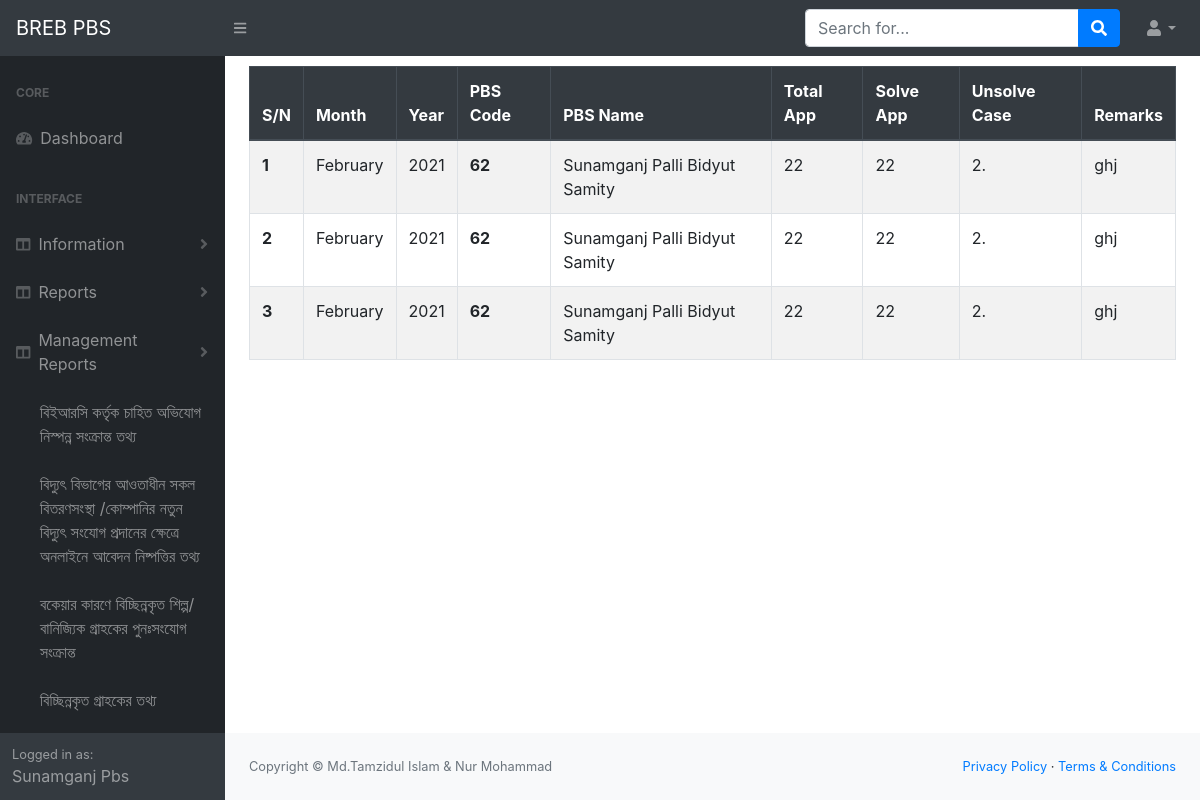
Screenshot of /my-new-con-info (signed in) with the database file from the repository.
### infoapp/models.py (models this page shows, shortened)
class NewOnlineConnection(models.Model):
    pbs_code=models.IntegerField(blank=True, null=True)
    management_code=models.IntegerField(blank=True,null=True)
    month=models.CharField(max_length=10, blank=True, null=True)
    year=models.CharField(max_length=10,blank=True, null=True)
    total_app=models.CharField(max_length=250, blank=True,null=True)
    total_solve_app=models.CharField(max_length=250, blank=True, null=True)
    cause_of_unsolve=models.TextField(max_length=250, blank=True, null=True)
    remark=models.TextField(max_length=250, blank=True, null=True)

class PbsInfo(models.Model):
    user=models.OneToOneField(User, on_delete=models.CASCADE)
    pbs_name=models.CharField(max_length=50)
    pbs_name_benglai=models.CharField(max_length=50)
    pbs_code=models.IntegerField(blank=True, null= True)
    management_code=models.IntegerField(blank=True, null=True)
    address=models.TextField(blank=True, null=True)
    mobile_no=models.TextField(blank=True , null=True)

### infoapp/views.py (the view)
# urls.py: path('my-new-con-info', views.my_new_con_info , name='my_new_con_info'),
def my_new_con_info(request):
    current_user=request.user
    user_id=current_user.id
    user_pbs_info=PbsInfo.objects.get(user__pk=user_id)
    pbs_code=user_pbs_info.pbs_code
    print(pbs_code)
    my_data=NewOnlineConnection.objects.filter(pbs_code=pbs_code)
    context={'my_data':my_data,'user_pbs_info':user_pbs_info}
    return render(request, 'my_new_con_info.html',context)

### templates/my_new_con_info.html
{% extends 'base.html'%}
{% block content %}
<div class="container">
    <div class="cow">
        <table class="table table-striped table-bordered" style="margin-top: 10px;">
            <thead class="thead-dark">
              <tr>
                <th scope="col">S/N</th>
                <th scope="col">Month</th>
                <th scope="col">Year</th>
                <th scope="col">PBS Code</th>
                <th scope="col">PBS Name</th>
                <th scope="col">Total App</th>
                <th scope="col">Solve App </th>
                <th scope="col">Unsolve Case</th>
                <th scope="col">Remarks</th>
              </tr>
            </thead>
            <tbody>
                {% for my_data in my_data%}
              <tr>
                <th>{{ forloop.counter }}</th>
                <td>{{ my_data.month }}</td>
                <td>{{ my_data.year }}</td>
                <th scope="row">{{ my_data.pbs_code }}</th>
                <td>{{ user_pbs_info.pbs_name }}</td>
                <td>{{ my_data.total_app }}</td>
                <td>{{ my_data.total_solve_app }}</td>
                <td>{{ my_data.cause_of_unsolve }}</td>
                <td>{{ my_data.remark }}</td>
              </tr>
              {% endfor %}
            </tbody>
        </table>
    </div>
</div>
{% endblock %}

### templates/base.html (shortened to what this page needs)
{% load static %}
<!DOCTYPE html>
<html lang="en">
    <head>
        <link href="{% static 'css/styles.css'%}" rel="stylesheet" />
        <link href="https://cdn.datatables.net/1.10.20/css/dataTables.bootstrap4.min.css" rel="stylesheet" />
    </head>
    <body class="sb-nav-fixed">
        <nav class="sb-topnav navbar navbar-expand navbar-dark bg-dark">
            <a class="navbar-brand" href="home_page.html">BREB PBS</a>
            <button class="btn btn-link btn-sm order-1 order-lg-0" id="sidebarToggle" href="#"><i class="fas fa-bars"></i></button>
            <form class="d-none d-md-inline-block form-inline ml-auto mr-0 mr-md-3 my-2 my-md-0">
                <div class="input-group">
                    <input class="form-control" type="text" placeholder="Search for..." aria-label="Search" aria-describedby="basic-addon2" />
                    <div class="input-group-append">
                        <button class="btn btn-primary" type="button"><i class="fas fa-search"></i></button>
                    </div>
                </div>
            </form>
            <ul class="navbar-nav ml-auto ml-md-0">
                <li class="nav-item dropdown">
                    <a class="nav-link dropdown-toggle" id="userDropdown" href="#" role="button" data-toggle="dropdown" aria-haspopup="true" aria-expanded="false"><i class="fas fa-user fa-fw"></i></a>
                </li>
            </ul>
        </nav>
        <div id="layoutSidenav">
            <div id="layoutSidenav_nav">
                <nav class="sb-sidenav accordion sb-sidenav-dark" id="sidenavAccordion">
                    <div class="sb-sidenav-menu">
                        <div class="nav">
                            <div class="sb-sidenav-menu-heading">Core</div>
                            <a class="nav-link" href="index.html">
                                <div class="sb-nav-link-icon"><i class="fas fa-tachometer-alt"></i></div>
                                Dashboard
                            </a>
                            <div class="sb-sidenav-menu-heading">Interface</div>
                            <a class="nav-link collapsed" href="#" data-toggle="collapse" data-target="#collapseLayouts" aria-expanded="false" aria-controls="collapseLayouts">
                                <div class="sb-nav-link-icon"><i class="fas fa-columns"></i></div>
                                Information
                                <div class="sb-sidenav-collapse-arrow"><i class="fas fa-angle-down"></i></div>
                            </a>
                            <a class="nav-link collapsed" href="#" data-toggle="collapse" data-target="#collapseLayoutss" aria-expanded="false" aria-controls="collapseLayouts">
                                <div class="sb-nav-link-icon"><i class="fas fa-columns"></i></div>
                                Reports
                                <div class="sb-sidenav-collapse-arrow"><i class="fas fa-angle-down"></i></div>
                            </a>
                            <a class="nav-link collapsed" href="#" data-toggle="collaps" data-target="#collapseLayoutss" aria-expanded="false" aria-controls="collapseLayouts">
                                <div class="sb-nav-link-icon"><i class="fas fa-columns"></i></div>
                                Management Reports
                                <div class="sb-sidenav-collapse-arrow"><i class="fas fa-angle-down"></i></div>
                            </a>
                            <div class="collaps" id="collapseLayoutss" aria-labelledby="headingOne" data-parent="#sidenavAccordion">
                                <nav class="sb-sidenav-menu-nested nav">
                                    <a class="nav-link" href="{% url 'infoapp:m_berc_info' %}">বিইআরসি কর্তৃক চাহিত অভিযোগ নিস্পন্ন সংক্রান্ত তথ্য</a>
                                    <a class="nav-link" href="{% url 'infoapp:m_new_con_info' %}">বিদ্যুৎ বিভাগের আওতাধীন সকল বিতরণসংস্থা /কোম্পানির নতুন বিদ্যুৎ সংযোগ প্রদানের ক্ষেত্রে অনলাইনে আবেদন নিষ্পত্তির তথ্য</a>
                                    <a class="nav-link" href="{% url 'infoapp:m_industry_commercial_dc_rc' %}">বকেয়ার কারণে বিচ্ছিন্নকৃত শিল্প/বানিজ্যিক গ্রাহকের পুনঃসংযোগ সংক্রান্ত</a>
                                    <a class="nav-link" href="{% url 'infoapp:m_dc_consumer' %}">বিচ্ছিন্নকৃত গ্রাহকের তথ্য</a>
                                    <a class="nav-link" href="{% url 'infoapp:m_connected_consumer' %}">অবিচ্ছিন্নকৃত গ্রাহকের তথ্য</a>
                                </nav>
                            </div>
                        </div>
                    </div>
                    <div class="sb-sidenav-footer">
                        <div class="small">Logged in as:</div>
                        {{ user.first_name|title}}    {{user.last_name|title}}
                    </div>
                </nav>
            </div>
            <div id="layoutSidenav_content">
                {% block content %}
                {% endblock %}
                <footer class="py-4 bg-light mt-auto">
                    <div class="container-fluid">
                        <div class="d-flex align-items-center justify-content-between small">
                            <div class="text-muted">Copyright &copy; Md.Tamzidul Islam & Nur Mohammad</div>
                            <div>
                                <a href="#">Privacy Policy</a>
                                &middot;
                                <a href="#">Terms &amp; Conditions</a>
                            </div>
                        </div>
                    </div>
                </footer>
            </div>
        </div>
    </body>
</html>

### rows the page displays
NewOnlineConnection: month "February", year "2021", pbs_code "62", total_app "22", total_solve_app "22", cause_of_unsolve "2.", remark "ghj"
PbsInfo: pbs_name "Sunamganj Palli Bidyut Samity"
NewOnlineConnection: month "February", year "2021", pbs_code "62", total_app "22", total_solve_app "22", cause_of_unsolve "2.", remark "ghj"
NewOnlineConnection: month "February", year "2021", pbs_code "62", total_app "22", total_solve_app "22", cause_of_unsolve "2.", remark "ghj"

### other values shown
{{ user.first_name|title }} "Sunamganj"
{{ user.last_name|title }} "Pbs"
